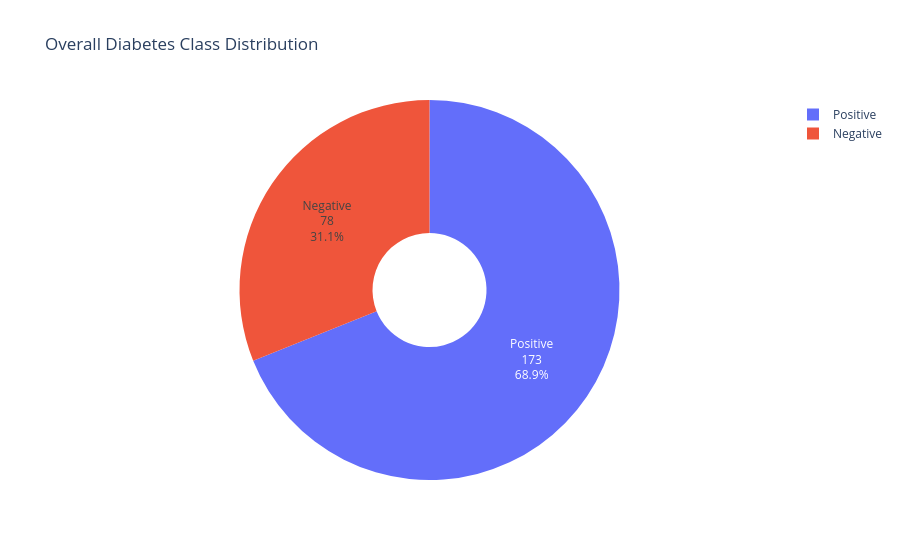

Notebook code cell kept with this figure:
### Markdown cell above
***Visualization Type:*** Pie Chart (Plotly)

***Purpose:*** To analyze and display the overall proportion and percentage breakdown of diabetic versus non-diabetic individuals across the entire dataset.

***Insight:*** The pie chart provides an immediate, high-level understanding of the dataset's class balance. It reveals that the majority of the sampled population falls into the diabetic (Positive) category (68.9%, n=173), while a smaller but significant portion is classified as non-diabetic (Negative) (31.1%, n=78).

### Code cell
class_counts = df["class"].value_counts().reset_index()
class_counts.columns = ["Diabetes Class", "Count"]

fig = px.pie(
    class_counts,
    names="Diabetes Class",
    values="Count",
    title="Overall Diabetes Class Distribution",
    hole=0.3
)

fig.update_traces(textinfo="label+percent+value")
fig.show()

### Figure 1 — Plotly figure (JSON) as saved in the notebook; plotly's stock layout.template omitted (floating-point values rounded to 4 significant figures)
{"data": [{"domain": {"x": [0, 1], "y": [0, 1]}, "hole": 0.3, "hovertemplate": "Diabetes Class=%{label}<br>Count=%{value}<extra></extra>", "labels": ["Positive", "Negative"], "legendgroup": "", "name": "", "showlegend": true, "textinfo": "label+percent+value", "type": "pie", "values": [173, 78]}], "layout": {"legend": {"tracegroupgap": 0}, "title": {"text": "Overall Diabetes Class Distribution"}}}
